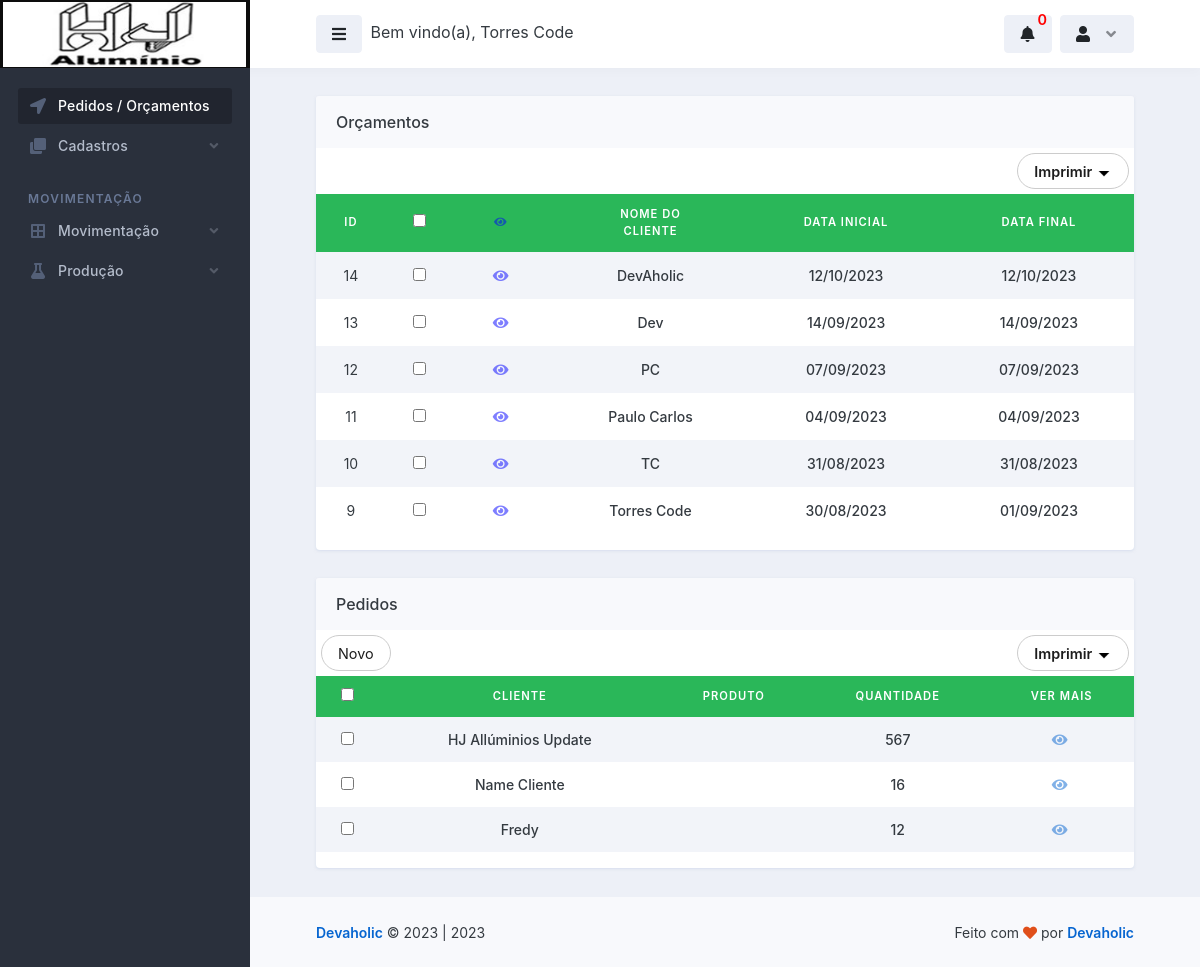
/dashboard/dashboard.php (signed in), run on the app's committed database.
### tables this page shows
CREATE TABLE `logado` (
  `id` int(11) NOT NULL,
  `nome` varchar(50) NOT NULL,
  `email` varchar(100) NOT NULL,
  `senha` varchar(50) NOT NULL,
  `parceiro_colaborador` varchar(100) NOT NULL,
  `cpf` int(100) NOT NULL,
  `rg` int(20) NOT NULL,
  `cep` int(20) NOT NULL,
  `endereco` varchar(100) NOT NULL,
  `telefone` varchar(50) NOT NULL,
  `complemento` varchar(100) NOT NULL,
  `bairro` varchar(100) NOT NULL,
  `cidade` varchar(100) NOT NULL,
  `uf` varchar(20) NOT NULL,
  `nascimento` varchar(100) NOT NULL,
  `nivel` varchar(20) NOT NULL
);

CREATE TABLE `pedidos_dos_clientes` (
  `id` int(11) NOT NULL,
  `nome_cliente` varchar(255) NOT NULL,
  `descricao_pedido` text NOT NULL,
  `data_inicial` varchar(255) NOT NULL,
  `data_final` varchar(255) NOT NULL,
  `garantia` varchar(255) NOT NULL,
  `status` varchar(255) NOT NULL,
  `nome_responsavel` varchar(255) NOT NULL
);

CREATE TABLE `tbl_ordem_producao` (
  `id` int(11) NOT NULL,
  `id_uniq` text NOT NULL,
  `cliente` varchar(255) NOT NULL,
  `modo` varchar(255) NOT NULL,
  `qtd` int(11) NOT NULL,
  `altura` int(11) NOT NULL,
  `largura` int(11) NOT NULL,
  `perfil_lado_esquerdo` varchar(255) NOT NULL,
  `usinagem_para_esquerdo` varchar(100) NOT NULL,
  `puxador_esquerdo` varchar(100) NOT NULL,
  `perfil_lado_direito` varchar(255) NOT NULL,
  `usinagem_para_direito` varchar(100) NOT NULL,
  `puxador_direito` varchar(100) NOT NULL,
  `perfil_lado_superior` varchar(255) NOT NULL,
  `usinagem_para_superior` varchar(100) NOT NULL,
  `puxador_superior` varchar(100) NOT NULL,
  `perfil_lado_inferior` varchar(255) NOT NULL,
  `usinagem_para_inferior` varchar(100) NOT NULL,
  `puxador_inferior` varchar(100) NOT NULL,
  `vidro` varchar(255) NOT NULL,
  `tv` varchar(5) NOT NULL,
  `servicos` varchar(255) NOT NULL,
  `travessa` varchar(255) NOT NULL,
  `portas_pares` varchar(255) NOT NULL,
  `reforco` varchar(255) NOT NULL,
  `desempenador` varchar(255) NOT NULL,
  `esquadreta` varchar(255) NOT NULL,
  `ponteira` varchar(255) NOT NULL,
  `kit` varchar(255) NOT NULL,
  `valor_item_cliente` varchar(255) NOT NULL,
  `porcento_desconto` varchar(255) NOT NULL,
  `desconto` varchar(255) NOT NULL,
  `produto` varchar(255) NOT NULL,
  `prod_qtd` varchar(255) NOT NULL,
  `prod_usinagem_puxador` varchar(255) NOT NULL,
  `prod_valor_item_cliente` varchar(255) NOT NULL,
  `prod_porcento_desconto` varchar(255) NOT NULL,
  `prod_desconto` varchar(255) NOT NULL,
  `val_forma_pagamento` varchar(255) NOT NULL,
  `val_condicao_pagamento` varchar(255) NOT NULL,
  `val_situacao_financeira` varchar(255) NOT NULL,
  `val_qtd_portas` varchar(255) NOT NULL,
  `val_qtd_vidros` varchar(255) NOT NULL,
  `val_qtd_quadros` varchar(255) NOT NULL,
  `val_qtd_total` varchar(255) NOT NULL,
  `val_total_consumidor` varchar(255) NOT NULL,
  `val_valor_itens_clientes` varchar(255) NOT NULL,
  `val_porcento_desconto` varchar(255) NOT NULL,
  `val_desconto` varchar(255) NOT NULL,
  `val_frete` varchar(255) NOT NULL,
  `val_total_cliente` varchar(255) NOT NULL,
  `out_valor_itens_parceiro` varchar(255) NOT NULL,
  `out_porcento_desconto` varchar(255) NOT NULL,
  `out_desconto` varchar(255) NOT NULL,
  `out_total_parceiro` varchar(255) NOT NULL,
  `out_markup_parceiro` varchar(255) NOT NULL,
  `out_total_fabrica` varchar(255) NOT NULL,
  `out_markup_fabrica` varchar(255) NOT NULL,
  `obs_observacao_op` varchar(255) NOT NULL,
  `ap_cli_aprovacao_cliente` varchar(255) NOT NULL,
  `ap_cli_aprovacao_cliente_data` varchar(255) NOT NULL,
  `ap_cli_cliente_retira` varchar(255) NOT NULL,
  `ap_cli_pedido_parceiro` varchar(255) NOT NULL,
  `ap_parc_aprovacao_parceiro` varchar(255) NOT NULL,
  `ap_parc_andamento_parceiro` varchar(255) NOT NULL,
  `ap_parc_entregue_data` varchar(255) NOT NULL,
  `ap_parc_vendedor_interno` varchar(255) NOT NULL,
  `ap_parc_vendedor_externo` varchar(255) NOT NULL,
  `ap_parc_vendedor_pedido` varchar(255) NOT NULL,
  `ap_fab_aprovacao_fabrica` varchar(255) NOT NULL,
  `ap_fab_pedido_fabrica_data` varchar(255) NOT NULL,
  `ap_fab_andamento` varchar(255) NOT NULL,
  `ap_fab_entrou_producao_data` varchar(255) NOT NULL,
  `ap_fab_produzido` varchar(50) NOT NULL,
  `ap_fab_entregue` varchar(50) NOT NULL
);

### dashboard/dashboard.php (the view, shortened to what the rows shown need)
<!doctype html>
<html lang="en">
  <head>
    <link rel="stylesheet" id="css-main" href="../assets/css/dashmix.min.css">
  </head>
  <body>
    <div id="page-container" class="sidebar-o sidebar-dark enable-page-overlay side-scroll page-header-fixed main-content-narrow">
      <?php require_once "../template/header.php" ?>
      <main id="main-container">
        <div class="content">
          <div class="row">
            <div class="col-md-12">
              <div class="block block-rounded block-mode-loading-refresh">
                <div class="table-responsive">
                  <table class="table table-striped table-hover table-borderless table-vcenter fs-sm">
                    <thead style="text-align: center; font-size: 0.8em; background-color: #2ab759; color: #fff;">
                      <tr class="text-uppercase">
                        <th>ID</th>
                        <th class="text-center d-xl-table-cell"><input type="checkbox" name="" id=""></th>
                        <th><i class="fa fa-eye me-1 opacity-50" style="color: blue;"></i></th>
                        <th>Nome do <br> Cliente</th>
                        <th>Data Inicial</th>
                        <th>Data Final</th>
                      </tr>
                    </thead>
                    <tbody>
                      <?php
                        require_once "../controllers/controllers_pedidos_dos_clientes.php";
                        $pedidos_dos_clientes = new controllers_pedidos_dos_clientes();
                        $result_pedidos = $pedidos_dos_clientes->selecionar_pedidos_dos_clientes();
                        if(count($result_pedidos) > 0)
                        {
                          foreach($result_pedidos as $row_pedidos){
                      ?>
                      <tr>
                        <td style="text-align: center;"><?php echo $row_pedidos['id']; ?></td>
                        <td style="color: blue; text-align: center;">
                          <form id="selectForm">
                              <?php
                                echo '<input type="checkbox" name="selectedItems[]" value="' . $row_pedidos['id'] . '">';
                              ?>
                          </form>
                        </td>
                        <td class="text-center d-xl-table-cell" style="color: blue; margin: auto; text-align: center;">
                          <form action="gestao_pedidos.php" method="post">
                            <button type="submit" style="cursor: pointer; border: none; background-color: transparent;">
                              <i class="fa fa-eye me-1 opacity-50" style="color: blue;"></i>
                            </button>
                          </form>
                        </td>
                        <td class="text-center text-end fw-medium">
                          <?= $row_pedidos['nome_cliente']; ?>
                        </td>
                        <td class="text-center text-end fw-medium">
                          <?= $row_pedidos['data_inicial']; ?>
                        </td>
                        <td class="text-center text-end fw-medium">
                          <?= $row_pedidos['data_final']; ?>
                        </td>
                      </tr>
                      <?php
                        } } else
                        {
                          echo "<h1>Nenhum registo encontrado!</h1>";
                        }
                      ?>
                    </tbody>
                  </table>
                </div>
                </div>
          <div class="row">
            <div class="col-md-12">
              <div class="block block-rounded block-mode-loading-refresh">
                <div class="table-responsive">
                  <table class="table table-striped table-hover table-borderless table-vcenter fs-sm">
                    <thead style="text-align: center; font-size: 0.8em; background-color: #2ab759; color: #fff;">
                      <tr class="text-uppercase">
                        <th><input type="checkbox"></th>
                        <th>Cliente</th>
                        <th>Produto</th>
                        <th>Quantidade</th>
                        <th>Ver Mais</th>
                      </tr>
                    </thead>
                    <tbody>
                      <?php
                        require_once '../controllers/controllers_pedidos_dos_clientes.php';
                        $pedidos_p = new controllers_pedidos_dos_clientes();
                        $result_p = $pedidos_p->selecionar_tbl_ordem_producao();
                        if(count($result_p) > 0)
                        {
                          foreach($result_p as $row_p){
                      ?>
                      <tr>
                        <td class="text-center text-end fw-medium">
                          <form id="selectForm">
                              <?php
                                echo '<input type="checkbox" name="selectedItems[]" value="' . $row_pedidos['id'] . '">';
                              ?>
                          </form>
                        </td>
                        <td class="text-center text-end fw-medium">
                          <?= $row_p['cliente']; ?>
                        </td>
                        <td class="text-center text-end fw-medium">
                        </td>
                        <td class="text-center text-end fw-medium">
                          <?= $row_p['qtd']; ?>
                        </td>
                        <td class="text-center text-nowrap fw-medium" style="display: flex; justify-content: center; align-items: center;">
                          <a href="vermais_pedidos.php?view_pedidos=<?php $idCriptografado = base64_encode($row_p['id']); echo $idCriptografado;?>">
                              <i class="fa fa-eye me-1 opacity-50"></i>
                          </a>
                        </td>
                      </tr>
                      <?php
                        } } else
                        {
                          echo "<h1>Nenhum registo encontrado!</h1>";
                        }
                      ?>
                    </tbody>
                  </table>
                </div>
                </div>
              </div>
              </div>
            </div>
          </div>
        </div>
      </main>
    </div>
  </body>
</html>

### template/header.php (shortened to what the rows shown need)
<?php
    require_once "../conexao-bd.php";
    $email = $_SESSION['email'];
    $selecinarUserLogado = $conn->prepare("SELECT * FROM logado WHERE email = :email");
    $selecinarUserLogado->bindValue(':email', $email);
    $selecinarUserLogado->execute();
    $row = $selecinarUserLogado->fetch(PDO::FETCH_ASSOC);
?>
<header id="page-header">
    <div class="content-header">
    <div class="space-x-1">
        <button type="button" class="btn btn-alt-secondary" data-toggle="layout" data-action="sidebar_toggle">
        <i class="fa fa-fw fa-bars"></i>
        </button>
        <span class="d-sm-inline-block">Bem vindo(a), <?php echo $row['nome']; ?></span>
    </div>
    </div>
</header>

### data on the page
logado: nome "Torres Code"
pedidos_dos_clientes: id "14", nome_cliente "DevAholic", data_inicial "12/10/2023", data_final "12/10/2023"
pedidos_dos_clientes: id "13", nome_cliente "Dev", data_inicial "14/09/2023", data_final "14/09/2023"
pedidos_dos_clientes: id "12", nome_cliente "PC", data_inicial "07/09/2023", data_final "07/09/2023"
pedidos_dos_clientes: id "11", nome_cliente "Paulo Carlos", data_inicial "04/09/2023", data_final "04/09/2023"
pedidos_dos_clientes: id "10", nome_cliente "TC", data_inicial "31/08/2023", data_final "31/08/2023"
pedidos_dos_clientes: id "9", nome_cliente "Torres Code", data_inicial "30/08/2023", data_final "01/09/2023"
tbl_ordem_producao: cliente "HJ Allúminios Update", qtd "567"
tbl_ordem_producao: cliente "Name Cliente", qtd "16"
tbl_ordem_producao: cliente "Fredy", qtd "12"

### other printed values
count($row_prod) "0"
Date('Y') "2023"
